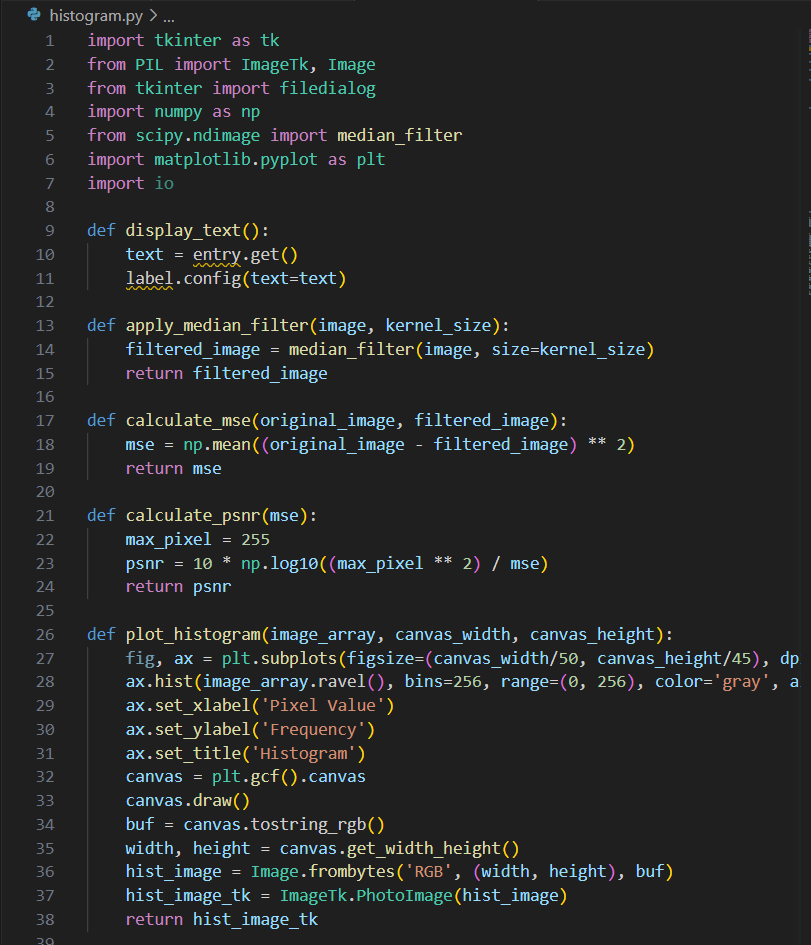
#> input picture Perbaikan_Citra_Median_Filter(MSE&PSNR)/1.png, 811 x 945 px
$ python -i Project_UAS_Pengolahan_Citra.py   (imports and definitions only)
#> lines starting #> are read from the running program, lines starting #| are printed output that depends on the picture
import tkinter as tk
from PIL import ImageTk, Image
from tkinter import filedialog
import numpy as np
from scipy.ndimage import median_filter
import matplotlib.pyplot as plt
import io

def display_text():
    text = entry.get()
    label.config(text=text)

def apply_median_filter(image, kernel_size):
    filtered_image = median_filter(image, size=kernel_size)
    return filtered_image

def calculate_mse(original_image, filtered_image):
    mse = np.mean((original_image - filtered_image) ** 2)
    return mse

def calculate_psnr(mse):
    max_pixel = 255
    psnr = 10 * np.log10((max_pixel ** 2) / mse)
    return psnr

def plot_histogram(image_array, canvas_width, canvas_height):
    fig, ax = plt.subplots(figsize=(canvas_width/50, canvas_height/45), dpi=15)
    ax.hist(image_array.ravel(), bins=256, range=(0, 256), color='gray', alpha=1)
    ax.set_xlabel('Pixel Value')
    ax.set_ylabel('Frequency')
    ax.set_title('Histogram')
    canvas = plt.gcf().canvas
    canvas.draw()
    buf = canvas.tostring_rgb()
    width, height = canvas.get_width_height()
    hist_image = Image.frombytes('RGB', (width, height), buf)
    hist_image_tk = ImageTk.PhotoImage(hist_image)
    return hist_image_tk

def open_image():
    # Memilih file citra grayscale
    file_path = filedialog.askopenfilename(filetypes=[("Image Files", "*.jpg;*.jpeg;*.png")])
#> the answer given: 1.png

    if file_path:
        # Membaca gambar
        image = Image.open(file_path)
#> image is the input picture: PIL image 811x945 RGBA; mean R, G, B, A 37.2, 38.8, 38.8, 255

        # Mengubah ukuran gambar menjadi 200x200
        image = image.resize((240, 200))
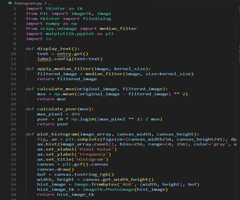
#> image: PIL image 240x200 RGBA; mean R, G, B, A 37.2, 38.8, 38.8, 255

        # Mengonversi gambar ke citra grayscale NumPy array
        image_array = np.array(image.convert("L"))
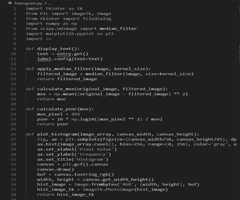
#> image_array: shape (200, 240); min 18, max 165, mean 38.3

        # Menerapkan median filter pada gambar
        kernel_size = 2,6  # Ubah ukuran kernel sesuai kebutuhan
        filtered_image_array = apply_median_filter(image_array, kernel_size)
#> in apply_median_filter, `filtered_image = median_filter(image, size=kernel_size)`:
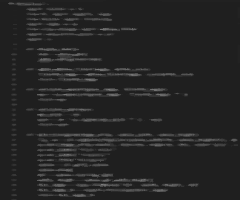
#> filtered_image: shape (200, 240); min 27, max 124, mean 37.2

        # Mengonversi gambar hasil filter ke format yang dapat ditampilkan oleh Tkinter
        filtered_image = Image.fromarray(filtered_image_array)
        filtered_image_tk = ImageTk.PhotoImage(filtered_image)

        # Menggabungkan gambar asli dan gambar hasil filter dalam satu canvas
        merged_image = Image.new("RGB",  (700, 200),"yellow")
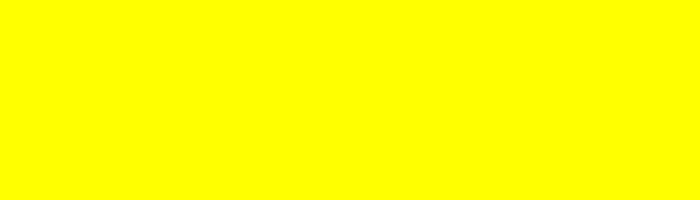
#> merged_image: PIL image 700x200 RGB; mean R, G, B 255, 255, 0
        merged_image.paste(image, (0, 0))
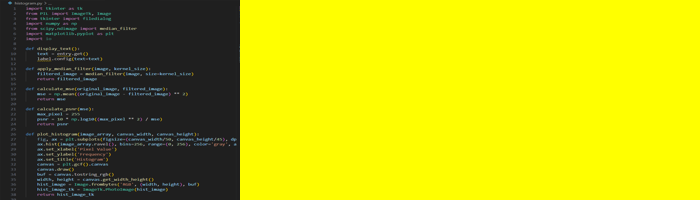
#> merged_image: PIL image 700x200 RGB; mean R, G, B 180.3, 180.9, 13.3
        merged_image.paste(filtered_image, (350, 0))
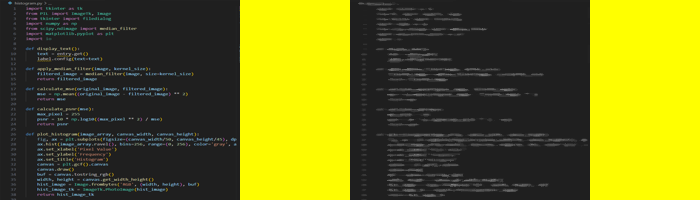
#> merged_image: PIL image 700x200 RGB; mean R, G, B 105.6, 106.2, 26.1
        merged_image_tk = ImageTk.PhotoImage(merged_image)

        # Menampilkan gambar gabungan di canvas
#> (the run stopped early here; a loop or call above may not have finished)

$ run again, with Perbaikan_Citra_Median_Filter(MSE&PSNR)/3.png copied over Perbaikan_Citra_Median_Filter(MSE&PSNR)/1.png
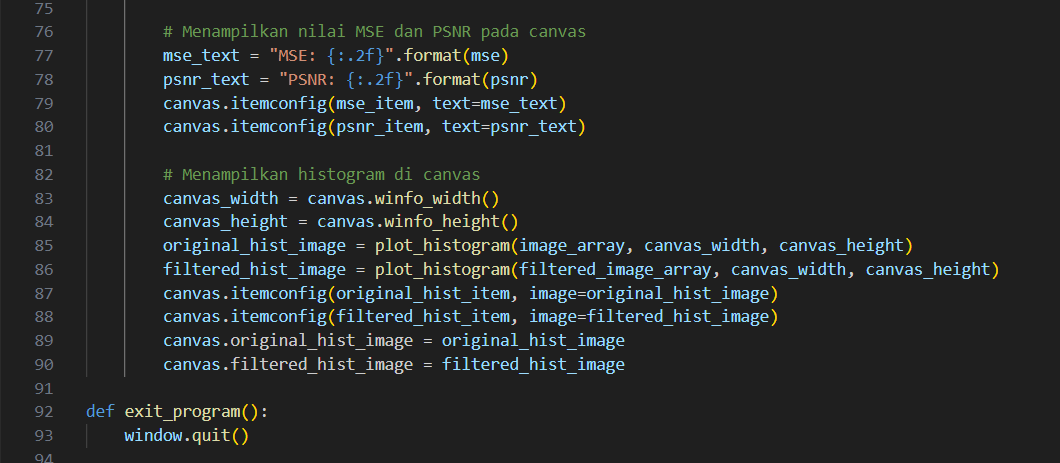
#> input picture Perbaikan_Citra_Median_Filter(MSE&PSNR)/3.png, 1060 x 463 px
#> in open_image, image is the input picture: PIL image 1060x463 RGBA; mean R, G, B, A 37.2, 39.6, 39.8, 255
#> image: PIL image 240x200 RGBA
#> in apply_median_filter, `filtered_image = median_filter(image, size=kernel_size)`:
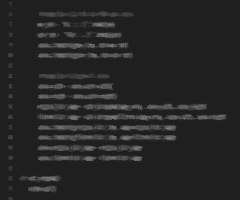
#> filtered_image: shape (200, 240); min 29, max 130, mean 38.5
#> in open_image, `merged_image.paste(filtered_image, (350, 0))`:
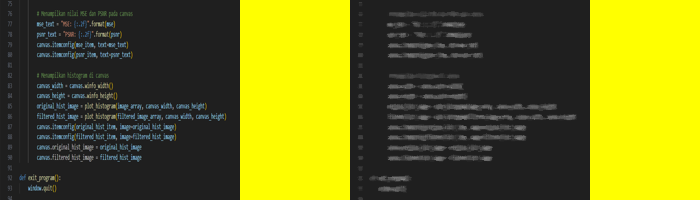
#> merged_image: PIL image 700x200 RGB; mean R, G, B 106.1, 106.9, 26.9

$ run again, with Perbaikan_Citra_Median_Filter(MSE&PSNR)/5.png copied over Perbaikan_Citra_Median_Filter(MSE&PSNR)/1.png
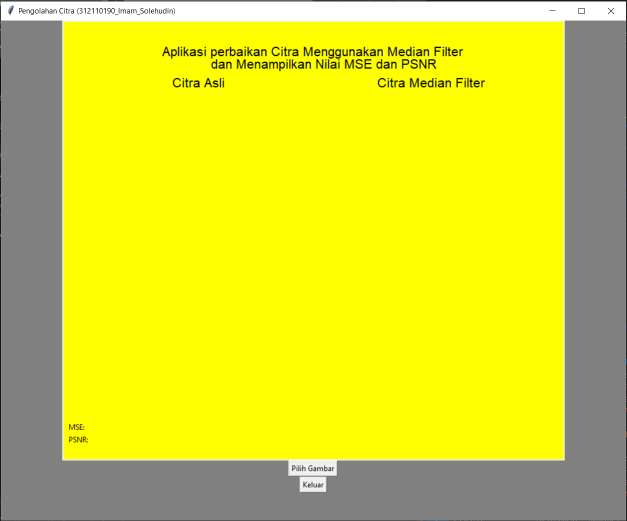
#> input picture Perbaikan_Citra_Median_Filter(MSE&PSNR)/5.png, 1253 x 1042 px (shown at 1/2 size)
#> in open_image, image is the input picture: PIL image 1253x1042 RGBA; mean R, G, B, A 216.5, 216.5, 47.3, 255
#> image: PIL image 240x200 RGBA
#> in apply_median_filter, `filtered_image = median_filter(image, size=kernel_size)`:
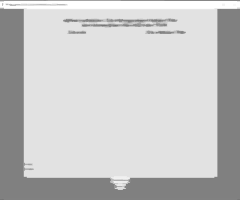
#> filtered_image: shape (200, 240); min 115, max 255, mean 198.9
#> in open_image, `merged_image.paste(filtered_image, (350, 0))`:
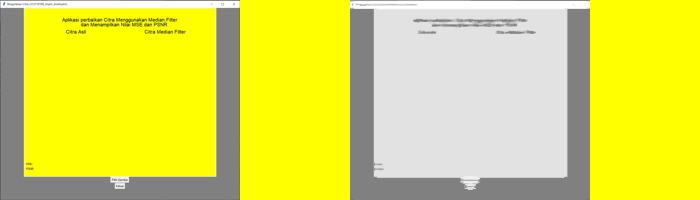
#> merged_image: PIL image 700x200 RGB; mean R, G, B 222.6, 222.6, 84.5
